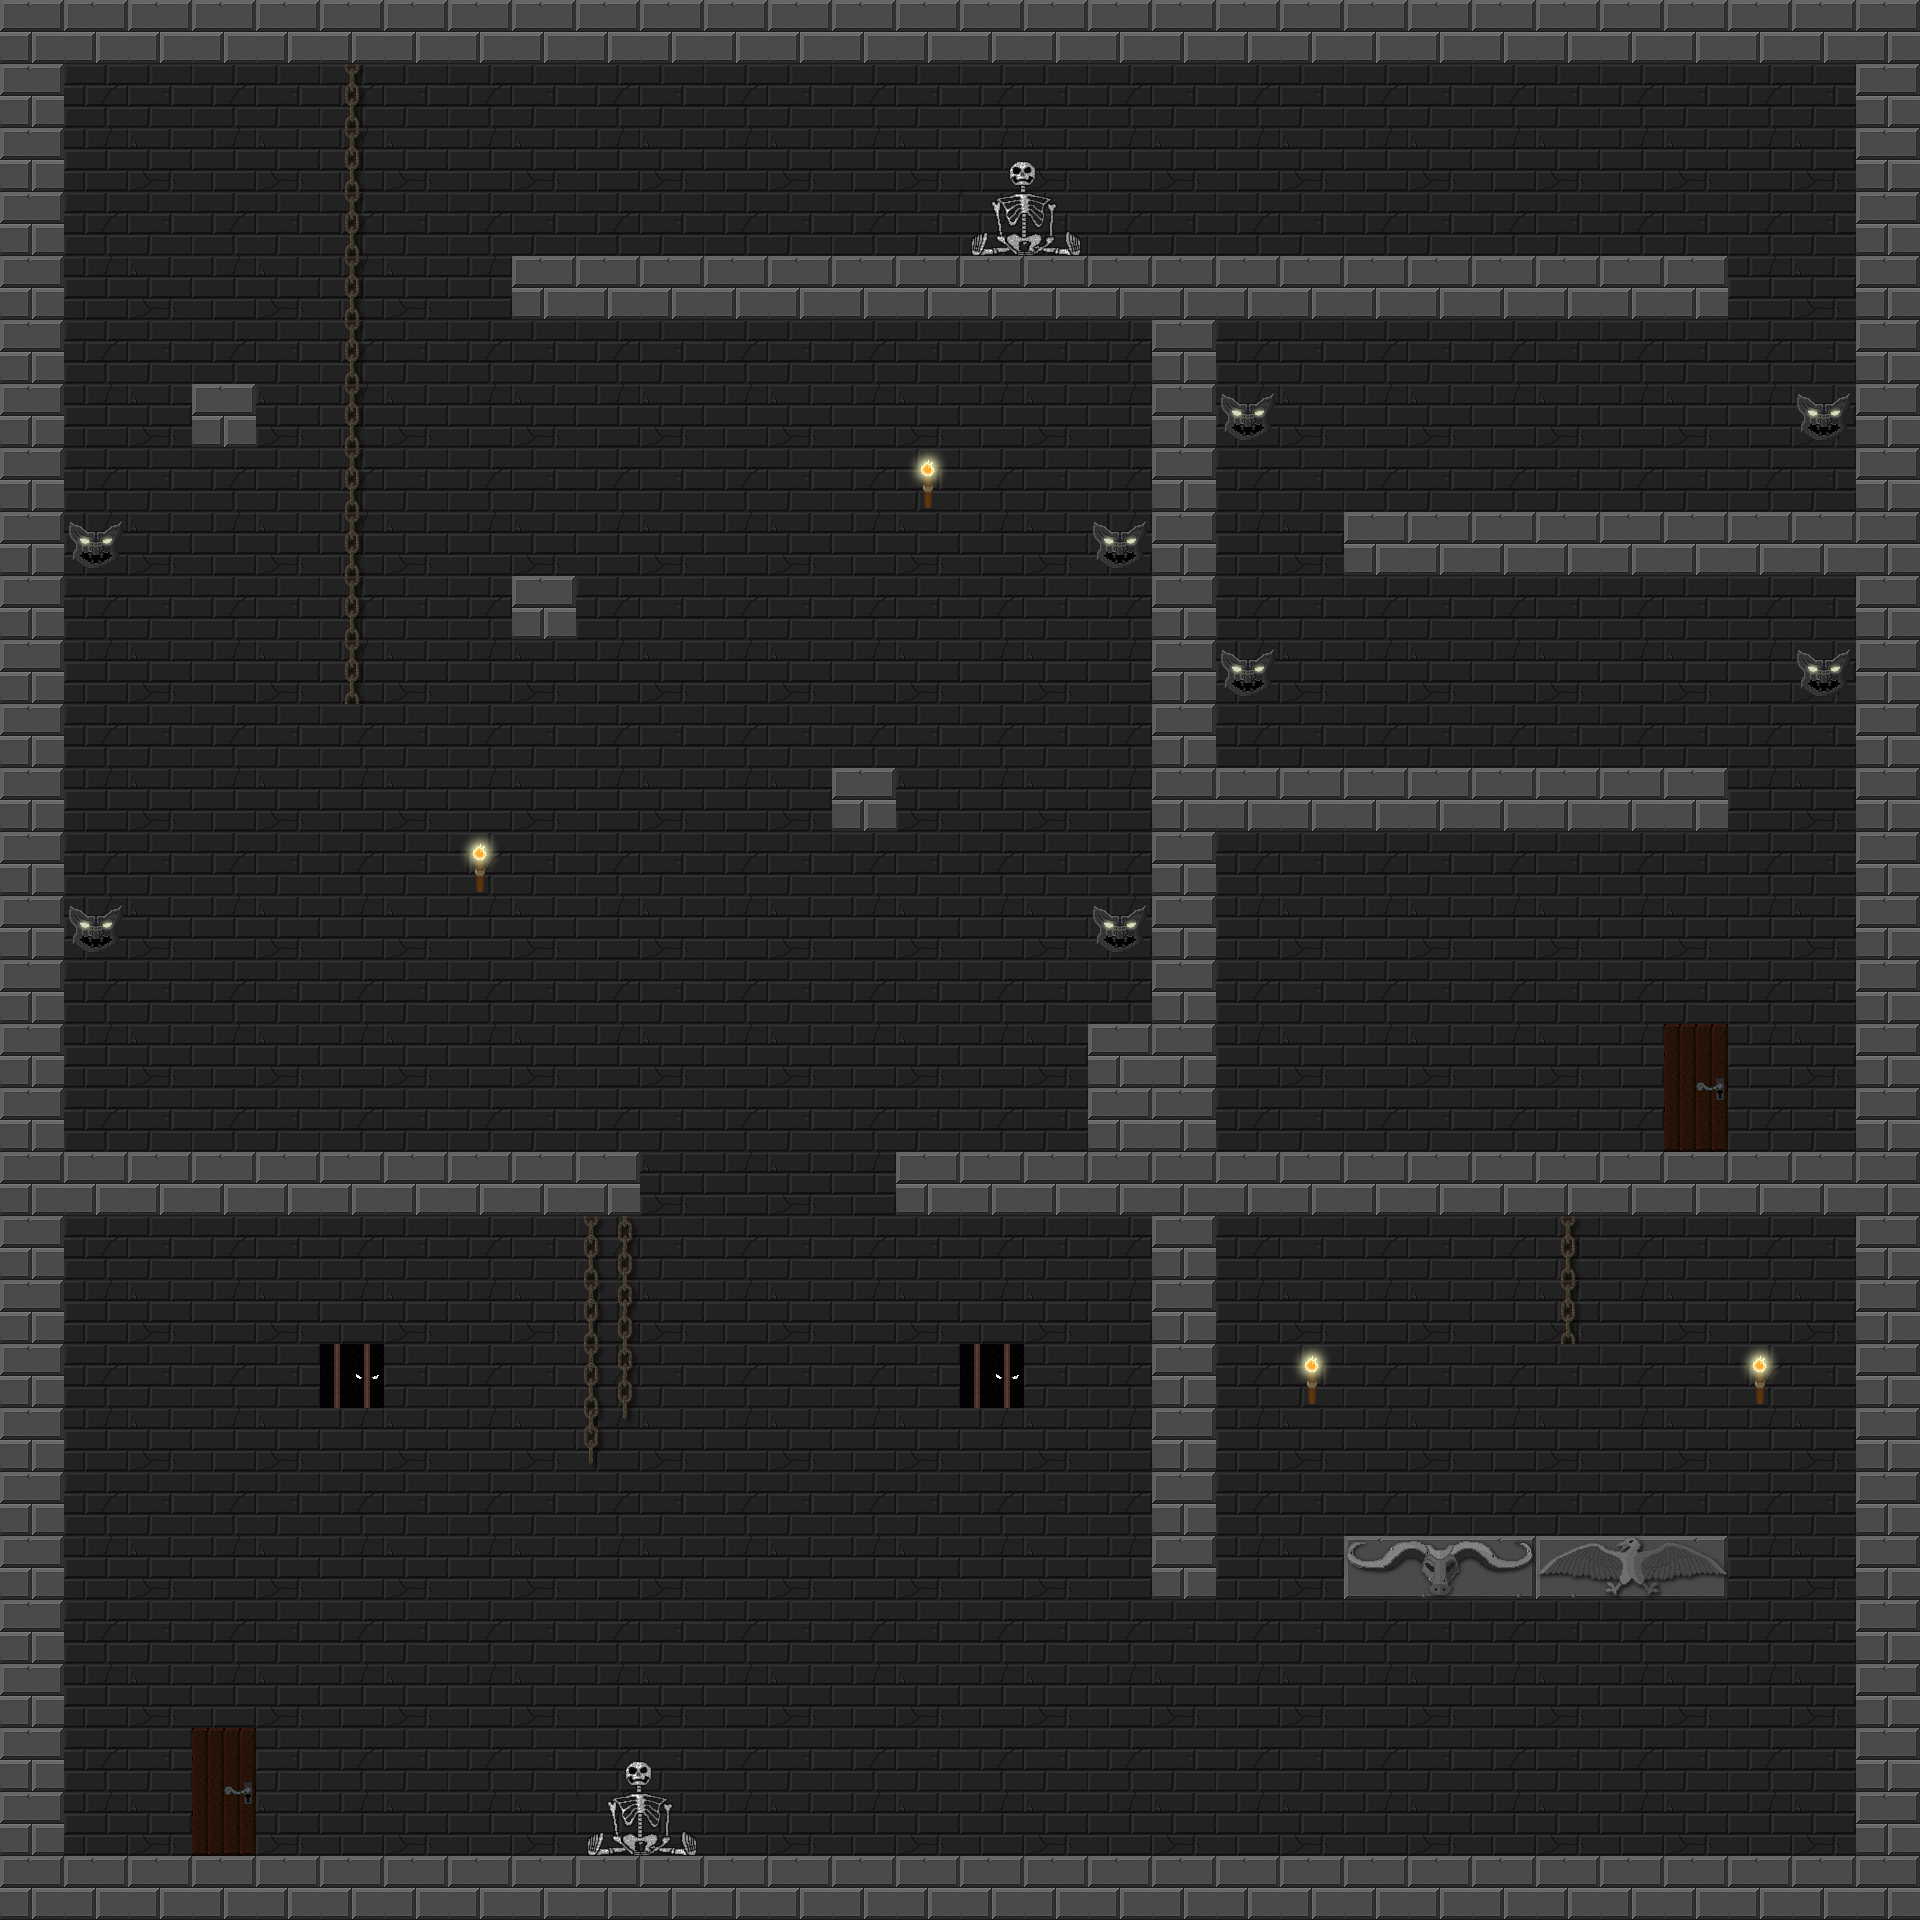

This is a level from a 2D game, rendered from its Tiled map with the project's own tilesets. A one-line summary and the map file follow, with tile-layer data summarised:
An orthogonal 30x30 tile map with 64x64 px tiles, 3 tile layers (background, decoration, coll) and 38 objects.

<map version="1.0" orientation="orthogonal" width="30" height="30" tilewidth="64" tileheight="64">
 <tileset firstgid="1" name="Tezture Tiles" tilewidth="64" tileheight="64">
  <image source="Tezture Tiles.png" width="512" height="640" />
 </tileset>
 <layer name="background" width="30" height="30">
  <data>[900 cells, 900 non-empty, 5 distinct tile ids]</data>
 </layer>
 <layer name="decoration" width="30" height="30">
  <data>[900 cells, 42 non-empty, 12 distinct tile ids]</data>
 </layer>
 <layer name="coll" width="30" height="30">
  <data>[900 cells, 205 non-empty, 7 distinct tile ids]</data>
 </layer>
 <objectgroup name="enemyHard" width="30" height="30" />
 <objectgroup name="trapHard" width="30" height="30" />
 <objectgroup name="fairdyDustHard" width="30" height="30" />
 <objectgroup name="enemyMedium" width="30" height="30" />
 <objectgroup name="trapMedium" width="30" height="30" />
 <objectgroup name="fairyDustMedium" width="30" height="30" />
 <objectgroup name="enemyEasy" width="30" height="30">
  <object x="800" y="1760">
   <ellipse />
  </object>
  <object x="1567" y="1759">
   <ellipse />
  </object>
  <object x="1536" y="1464">
   <ellipse />
  </object>
  <object x="306" y="991">
   <ellipse />
  </object>
  <object x="855" y="170">
   <ellipse />
  </object>
 </objectgroup>
 <objectgroup name="trapEasy" width="30" height="30">
  <object x="96" y="1119">
   <ellipse />
  </object>
  <object x="162" y="1119">
   <ellipse />
  </object>
  <object x="224" y="1119">
   <ellipse />
  </object>
  <object x="292" y="1120">
   <ellipse />
  </object>
  <object x="352" y="1118">
   <ellipse />
  </object>
  <object x="416" y="1120">
   <ellipse />
  </object>
  <object x="480" y="1118">
   <ellipse />
  </object>
  <object x="543" y="1119">
   <ellipse />
  </object>
  <object x="607" y="1118">
   <ellipse />
  </object>
  <object x="1184" y="223">
   <ellipse />
  </object>
 </objectgroup>
 <objectgroup name="fairyDustEasy" width="30" height="30">
  <object x="497" y="1809">
   <ellipse />
  </object>
  <object x="1052" y="1803">
   <ellipse />
  </object>
  <object x="1330" y="1803">
   <ellipse />
  </object>
  <object x="1379" y="1500">
   <ellipse />
  </object>
  <object x="1691" y="1500">
   <ellipse />
  </object>
  <object x="1118" y="989">
   <ellipse />
  </object>
  <object x="863" y="734">
   <ellipse />
  </object>
  <object x="541" y="539">
   <ellipse />
  </object>
  <object x="219" y="349">
   <ellipse />
  </object>
  <object x="1496" y="164">
   <ellipse />
  </object>
  <object x="350" y="662">
   <ellipse />
  </object>
  <object x="592" y="196">
   <ellipse />
  </object>
  <object x="1756" y="452">
   <ellipse />
  </object>
  <object x="1316" y="718">
   <ellipse />
  </object>
 </objectgroup>
 <objectgroup name="fireArrowSpawn" width="30" height="30">
  <object x="104" y="932" />
  <object x="1807" y="671">
   <ellipse />
  </object>
  <object x="1110" y="552">
   <ellipse />
  </object>
  <object x="1254" y="420" />
 </objectgroup>
 <objectgroup name="movingPlatform" width="30" height="30">
  <object x="560" y="1515" />
 </objectgroup>
 <objectgroup name="fairyCage" width="30" height="30">
  <object x="1568" y="1375">
   <ellipse />
  </object>
  <object x="352" y="736">
   <ellipse />
  </object>
 </objectgroup>
 <objectgroup name="playerEnd" width="30" height="30">
  <object x="1694" y="1079">
   <ellipse />
  </object>
 </objectgroup>
 <objectgroup name="playerSpawn" width="30" height="30">
  <object x="218" y="1782">
   <ellipse />
  </object>
 </objectgroup>
</map>
